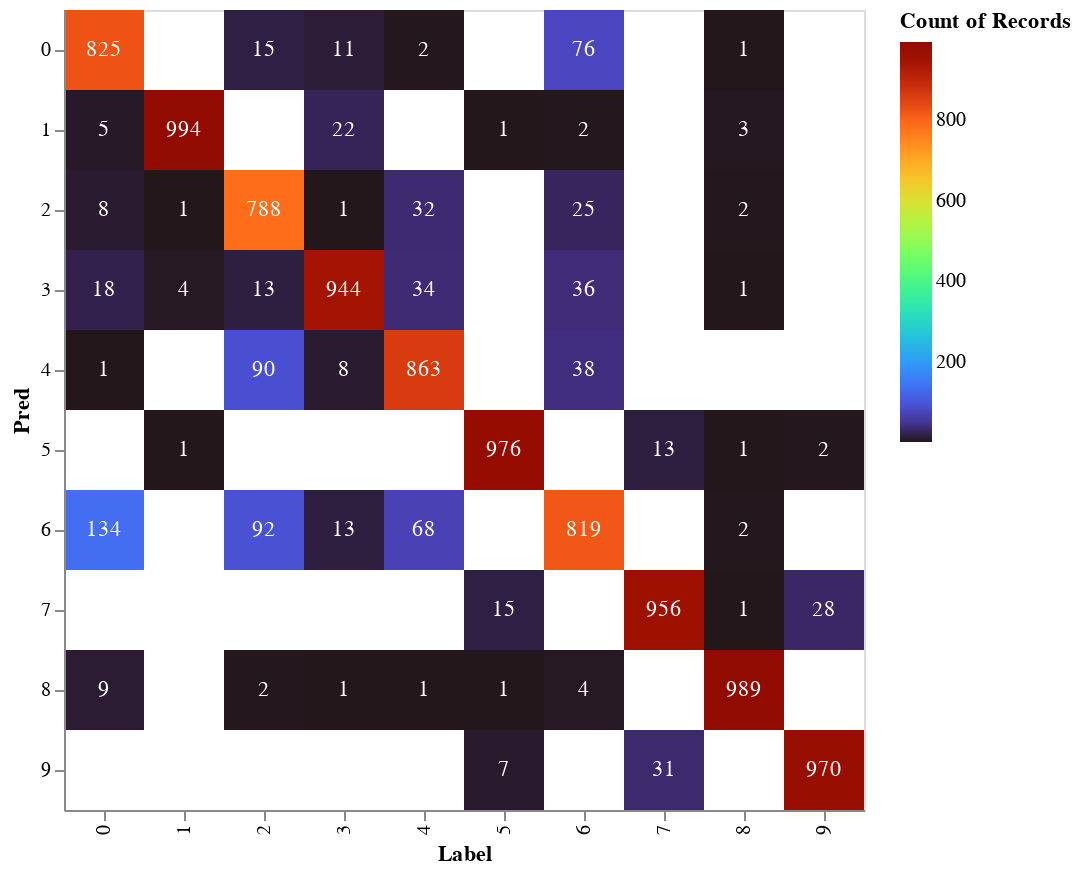

The notebook cell saved with this chart:
### Code cell
c_cnn = alt.Chart(df_cnn).mark_rect().encode(
    x="Label:N",
    y="Pred:N",
    color=alt.Color('count()', scale=alt.Scale(scheme='turbo'))
)

c_text_cnn = alt.Chart(df_cnn).mark_text(color="white").encode(
    x="Label:N",
    y="Pred:N",
    text="count()"
)

(c_cnn+c_text_cnn).properties(
    height=400,
    width=400
)

### Figure 1 — Vega-Lite specification as saved in the notebook (floating-point values rounded to 4 significant figures; data arrays with more than 128 entries replaced by an {"elided": "..."} marker saying what was removed)
{"config": {"view": {"continuousWidth": 400, "continuousHeight": 300}}, "layer": [{"mark": "rect", "encoding": {"color": {"type": "quantitative", "aggregate": "count", "scale": {"scheme": "turbo"}}, "x": {"type": "nominal", "field": "Label"}, "y": {"type": "nominal", "field": "Pred"}}}, {"mark": {"type": "text", "color": "white"}, "encoding": {"text": {"type": "quantitative", "aggregate": "count"}, "x": {"type": "nominal", "field": "Label"}, "y": {"type": "nominal", "field": "Pred"}}}], "data": {"name": "data-2ae858e1f322dcf0e7b0b9be295f2068"}, "height": 400, "width": 400, "$schema": "https://vega.github.io/schema/vega-lite/v4.8.1.json", "datasets": {"data-2ae858e1f322dcf0e7b0b9be295f2068": {"elided": "10000 records"}}}
